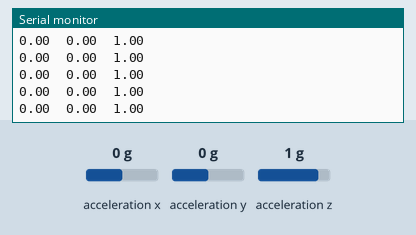
The sketch below on a simulated Arduino Nano 33 BLE. Shown: the last lines printed to the serial monitor. The inputs (shaded band) are chosen by the test bench; at power-on: acceleration x 0 g, acceleration y 0 g, acceleration z 1 g. Nothing arrives over Bluetooth unless stated.

Above: at 1.2 s.
1.3 s: acceleration x set to -1.4 g
At 2.4 s:
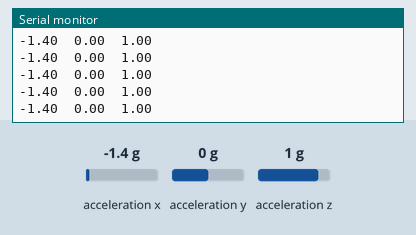
2.8 s: acceleration x set to 0 g
At 3.5 s:
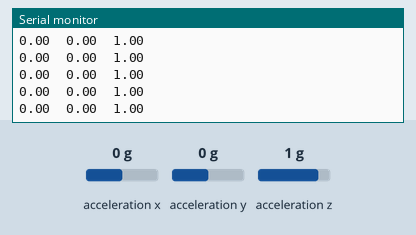

The sketch:

nano_ble.ino
```cpp
#include <ArduinoBLE.h>
#include <Arduino_LSM9DS1.h>

BLEService customService("12345678-1234-5678-9abc-def012345678");

BLEIntCharacteristic Characteristic("12345678-1234-5678-9abc-def012345679", BLERead | BLENotify);

void setup() {
  Serial.begin(9600);
  Serial.println("Started");

  if (!IMU.begin()) {
    Serial.println("Failed to initialize IMU!");
    while (1);
  }

  BLE.begin();

  BLE.setLocalName("BLE");
  BLE.setAdvertisedService(customService);

  customService.addCharacteristic(Characteristic);

  BLE.addService(customService);

  Characteristic.writeValue(0);

  BLE.advertise();

  Serial.println("BLE LED Peripheral");

}

void loop() {

  BLE.poll();

  float x, y, z;

  if (IMU.accelerationAvailable()) {
    IMU.readAcceleration(x, y, z);

    Serial.print(x);
    Serial.print('\t');
    Serial.print(y);
    Serial.print('\t');
    Serial.println(z);

    if ((abs(x)>=1.5 and abs(y)>=1.5) || (abs(y)>=1.5 and abs(z)>=1.5) || (abs(z)>=1.5 and abs(x) >=1.5)) {
      Characteristic.writeValue(1);
    } else {
      Characteristic.writeValue(0);
    }

  }
}
```

Measured:
- after the input at 1.3 s, the serial monitor: prints a new line at once (image 1)
